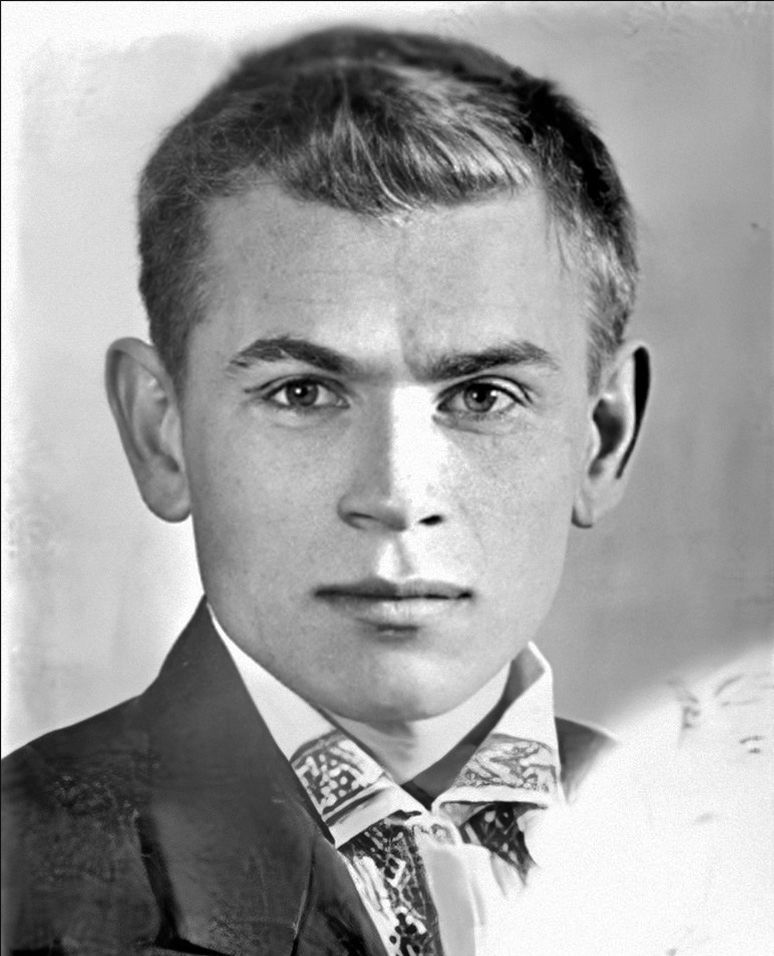
#> input picture HW04/inputs/P4/kobytev_1941.png, 774 x 956 px; its folder holds only this picture in this run
$ jupyter execute --allow-errors Q4.ipynb
#> lines starting #> are read from the running program, lines starting #| are printed output that depends on the picture; after the words box and inside, x2 and y2 are one past the last pixel; in counts of white or black regions, pixels touching at a corner belong together
### - Sobhan Moradian Daghigh
#### - 7/3/2022
### - DIP - HW04 - Q4

[cell 1]
import numpy as np
import glob
import cv2
from matplotlib import pyplot as plt
from matplotlib import animation
import random

[cell 2]
def load_datas(folder_name):
#> called with folder_name = './inputs/P4/'
    images = glob.glob('{}*.png'.format(folder_name))
    datas = []
    names = []
    for image in images:
        img = cv2.imread(image)
#> img is the input picture: shape (956, 774, 3); min 0, max 255, mean 159
        img = cv2.cvtColor(img, cv2.COLOR_BGR2RGB)
        datas.append(img)
        names.append(image.split('\\')[-1][:-4])
    return datas, names

[cell 3]
images, names = load_datas('./inputs/P4/')
#> images = 1 item; names = ['./inputs/P4/kobytev_1941']

[cell 4]
names
#> Out = ['./inputs/P4/kobytev_1941']

[cell 5]
def plotter(images, names=None, subplots=None, gray=False):
    if subplots is None:
        plt.figure(figsize=(5, 6))
        plt.imshow(images, cmap='gray') if gray else plt.imshow(images)
        plt.title(names)
        plt.axis('off')
    else:
        fig, ax = plt.subplots(subplots[0], subplots[1], figsize=(subplots[1] * 5, subplots[0] * 6))
        for i, (img, name, ax) in enumerate(zip(images, names, fig.axes)):
            ax.imshow(img, cmap='gray') if gray else ax.imshow(img)
            ax.set_title(name)
            ax.axis('off')
    plt.show()

[cell 6]
plotter(images, names, subplots=(1, 3))
#> the loop in plotter, `for i, (img, name, ax) in enumerate(zip(images, names, fig.axes)):` made 1 pass

#> (a cell that did not finish here is left out)

[cell 8]
blank = np.zeros(images[0].shape, dtype=np.uint8)
#> (the rest of this cell did not finish here and is left out)

### Part A.
Naïve Method

[cell 9]
def naive_method(img1, img2, cnt):
    results = []
    names = []
    for alpha in np.linspace(0, 1, cnt):
        alpha = round(alpha, 1)
        naive_res = cv2.addWeighted(img1, 1 - alpha, img2, alpha, 0)
        results.append(naive_res)
        names.append('({} * img1) + ({} * img2)'.format(alpha, round(1 - alpha, 1)))
    return results, names

#> (a cell that did not finish here is left out)

### Part B.
keypoints

[cell 11]
def mouse_click(event, x, y, flags, param):
    if event == cv2.EVENT_LBUTTONDOWN:
        param[1].append([x, y])
        cv2.destroyWindow("Choose")
        param[0] = point_putter(param[0], param[1])
        coordinates_selector(param[0], '', param[1])

[cell 12]
def coordinates_selector(img, img_name, points):
    cv2.imshow('Choose', img)
    cv2.setMouseCallback('Choose', mouse_click, [img, points])
    cv2.waitKey(0)
    cv2.destroyAllWindows()
    return img

[cell 13]
def point_putter(img, points):
    for point in points:
        w_size = 3
        i, j = point[1], point[0]
        cv2.circle(img, point, 5, (255, 0, 0), -1)
    return img

[cell 14]
points1 = []
coordinates_selector(images[0].copy(), names[0], points1)
points1.extend([[0, 0], [0, images[0].shape[0] - 1], [images[0].shape[1] - 1, 0], [images[0].shape[1] - 1, images[0].shape[0] - 1]])
plotter(point_putter(images[0].copy(), points1))
#> the loop in point_putter, `for point in points:` made 4 passes
#> (point, i, j) on passes 2 to 4: ([0, 955], 955, 0), ([773, 0], 0, 773), ([773, 955], 955, 773)
#> (i, j) on pass 1: (0, 0)

[cell 15]
points2 = []
#> (the rest of this cell did not finish here and is left out)

### Part C.
triangulation

[cell 16]
'''
Source: [https://learnopencv.com/delaunay-triangulation-and-voronoi-diagram-using-opencv-c-python/]
'''

# Check if a point is inside a rectangle
def rect_contains(rect, point) :
    if point[0] < rect[0] :
        return False
    elif point[1] < rect[1] :
        return False
    elif point[0] > rect[2] :
        return False
    elif point[1] > rect[3] :
        return False
    return True

# Draw a point
def draw_point(img, p, color) :
    cv2.circle(img, p, 5, color, -1)


# Draw delaunay triangles
def draw_delaunay(img, subdiv, delaunay_color):

    triangleList = subdiv.getTriangleList().astype(np.int32)
    size = img.shape
    r = (0, 0, size[1], size[0])

    for t in triangleList:
        pt1 = (t[0], t[1])
        pt2 = (t[2], t[3])
        pt3 = (t[4], t[5])

        if rect_contains(r, pt1) and rect_contains(r, pt2) and rect_contains(r, pt3) :

            cv2.line(img, pt1, pt2, delaunay_color, 2, cv2.LINE_AA, 0)
            cv2.line(img, pt2, pt3, delaunay_color, 2, cv2.LINE_AA, 0)
            cv2.line(img, pt3, pt1, delaunay_color, 2, cv2.LINE_AA, 0)

[cell 17]
def delaunay_triangulation(img, points):
    size = img.shape
    rect = (0, 0, size[1], size[0])

    # Create an instance of Subdiv2D
    subdiv = cv2.Subdiv2D(rect)

    # Insert points into subdiv
    for p in points:
        subdiv.insert(p)

    # Draw delaunay triangles
    draw_delaunay(img, subdiv, (158, 255, 180))

    # Draw points
    for p in points :
        draw_point(img, p, (255, 0, 0))

    # Show results
    plotter(img)

[cell 18]
delaunay_triangulation(images[0].copy(), points1)
#> the loop in delaunay_triangulation, `for p in points:` made 4 passes
#> p on passes 1 to 4: [0, 0], [0, 955], [773, 0], [773, 955]
#> after the loop in draw_delaunay, `for t in triangleList:`:
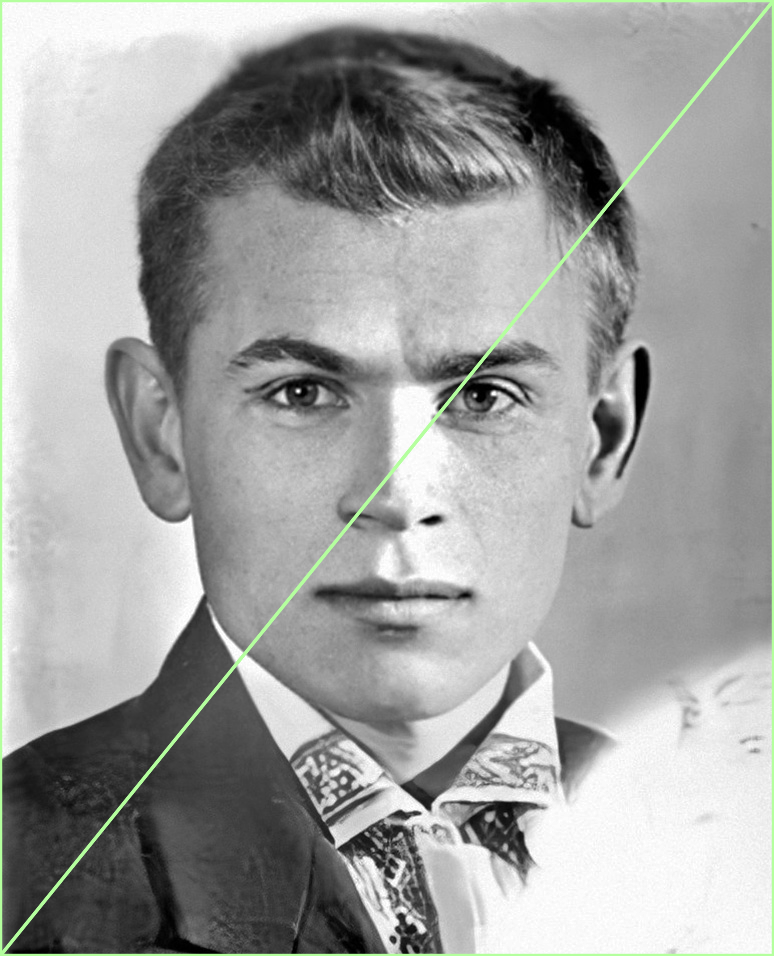
#> img: shape (956, 774, 3); mean of channels 0, 1, 2 159.4, 161, 159.8; drawn as B, G, R
#> the loop in delaunay_triangulation, `for p in points :` made 4 passes
#> after the loop in delaunay_triangulation, `for p in points :`: img: shape (956, 774, 3); 0.01% of pixels changed, all inside (x1, y1, x2, y2) = (0, 0, 774, 956)

$ run again, on HW04/inputs/P4/kobytev_1945.png
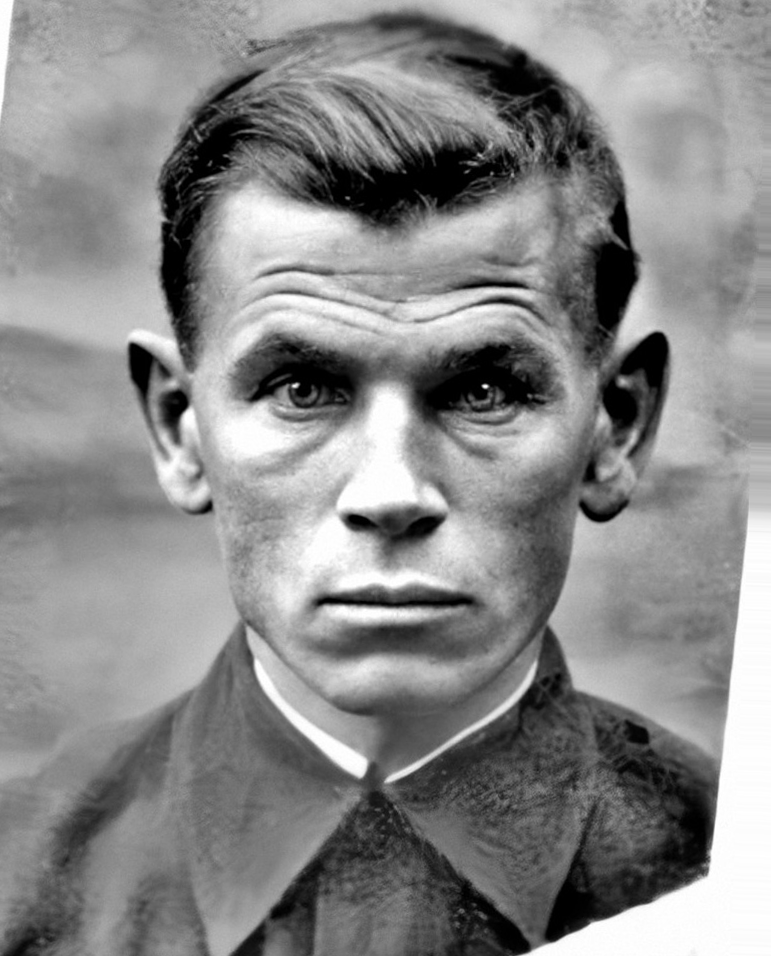
#> input picture HW04/inputs/P4/kobytev_1945.png, 771 x 956 px
#> in load_datas, img is the input picture: shape (956, 771, 3); min 0, max 255, mean 136.6
#> images = 1 item; names = ['./inputs/P4/kobytev_1945']
#> the loop in plotter, `for i, (img, name, ax) in enumerate(zip(images, names, fig.axes)):` made 1 pass
#> the loop in point_putter, `for point in points:` made 4 passes
#> (point, i, j) on passes 2 to 4: ([0, 955], 955, 0), ([770, 0], 0, 770), ([770, 955], 955, 770)
#> the loop in delaunay_triangulation, `for p in points:` made 4 passes
#> p on passes 1 to 4: [0, 0], [0, 955], [770, 0], [770, 955]
#> after the loop in draw_delaunay, `for t in triangleList:`:
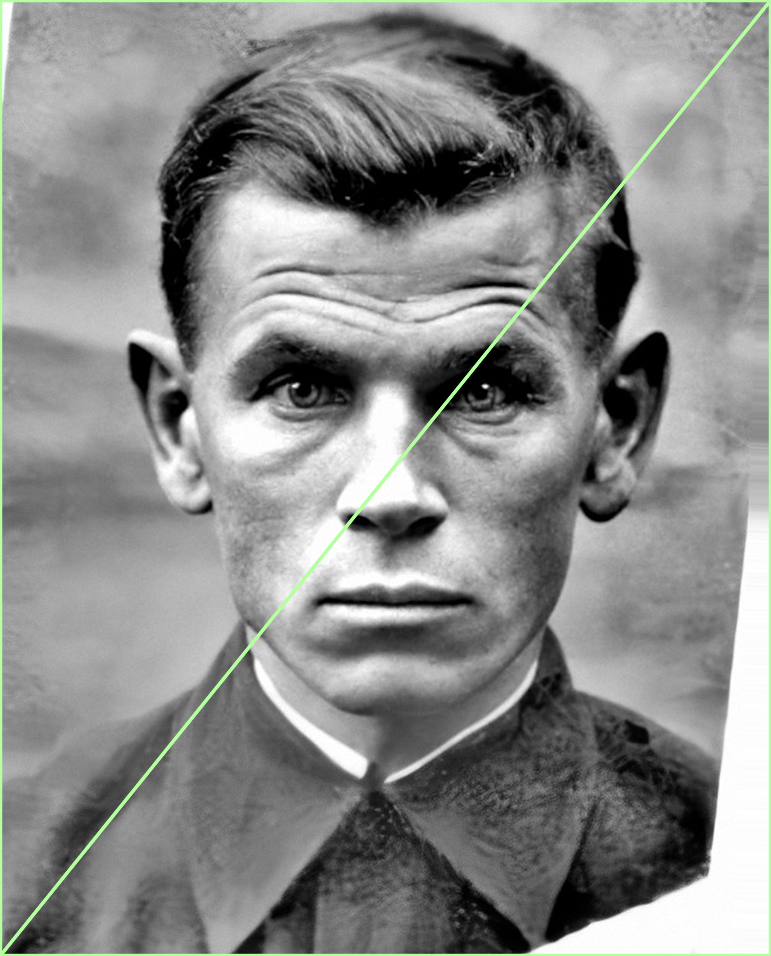
#> img: shape (956, 771, 3); mean of channels 0, 1, 2 136.6, 138.2, 137; drawn as B, G, R
#> the loop in delaunay_triangulation, `for p in points :` made 4 passes

$ run again, on HW04/inputs/P4/reference_keypoints.png
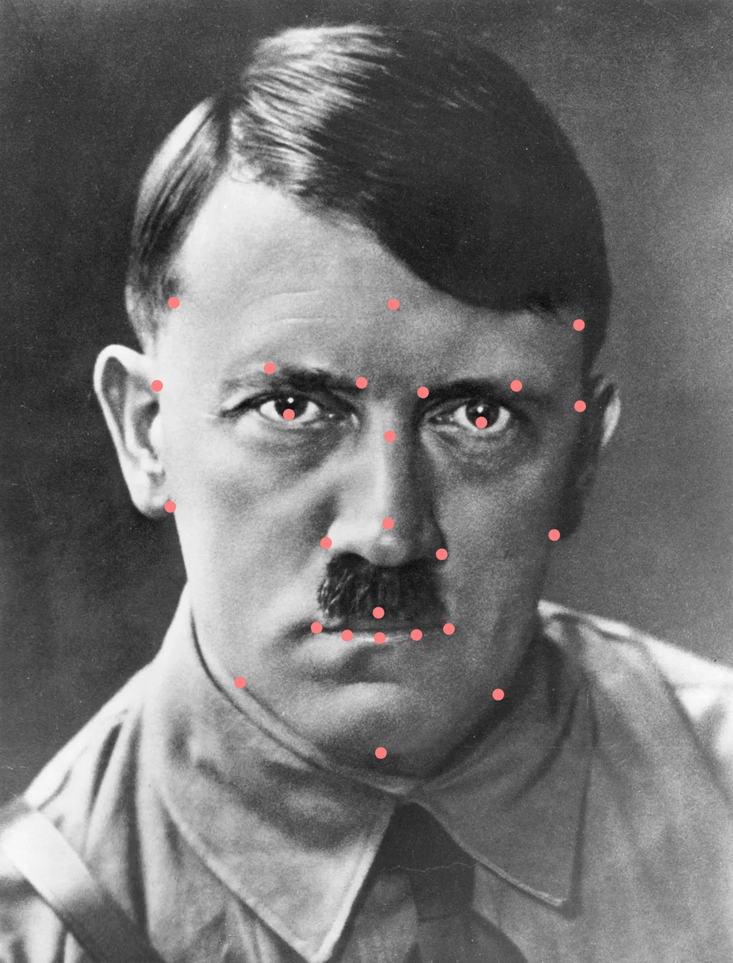
#> input picture HW04/inputs/P4/reference_keypoints.png, 733 x 963 px, shrunk from 1218 x 1600 before the run
#> in load_datas, img is the input picture: shape (963, 733, 3); mean B, G, R 113.5, 113.4, 113.9
#> images = 1 item; names = ['./inputs/P4/reference_keypoints']
#> the loop in plotter, `for i, (img, name, ax) in enumerate(zip(images, names, fig.axes)):` made 1 pass
#> the loop in point_putter, `for point in points:` made 4 passes
#> (point, i, j) on passes 2 to 4: ([0, 962], 962, 0), ([732, 0], 0, 732), ([732, 962], 962, 732)
#> the loop in delaunay_triangulation, `for p in points:` made 4 passes
#> p on passes 1 to 4: [0, 0], [0, 962], [732, 0], [732, 962]
#> after the loop in draw_delaunay, `for t in triangleList:`:
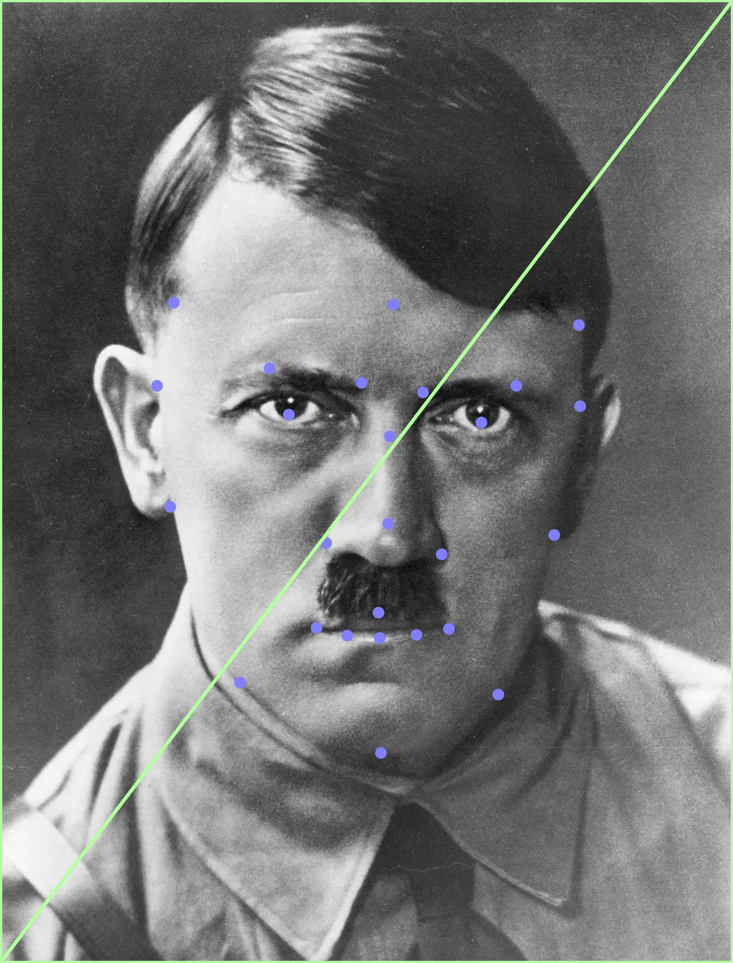
#> img: shape (963, 733, 3); mean of channels 0, 1, 2 114.6, 115.7, 114.4; drawn as B, G, R
#> the loop in delaunay_triangulation, `for p in points :` made 4 passes
